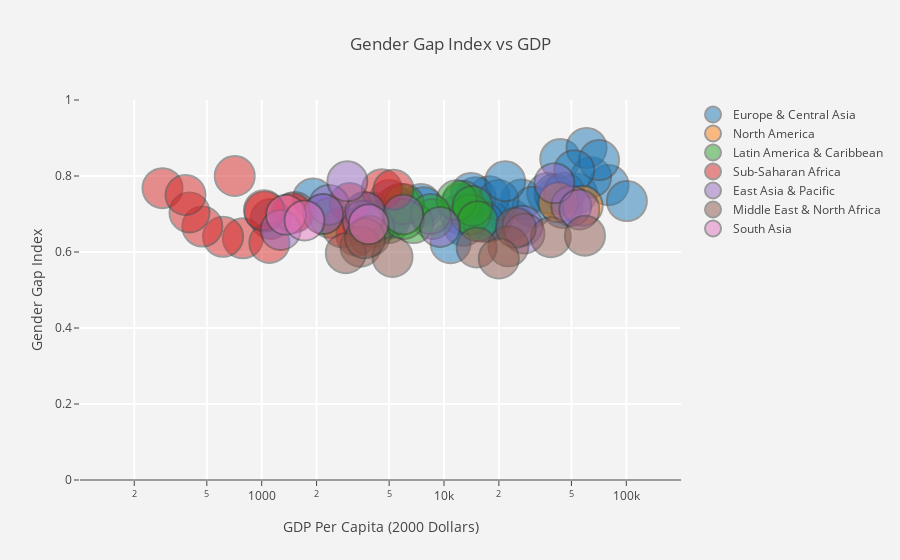

The notebook cell saved with this chart:
### Code cell
trace0 = go.Scatter(
    x=df_2016_gender['2016_GDPPerCapita'][df_2016_gender['Region'] == 'Europe & Central Asia'],
    y=df_2016_gender['2016_gendergap'][df_2016_gender['Region'] == 'Europe & Central Asia'],
    mode='markers',
    name='Europe & Central Asia',
    text=df_2016_gender['Country Name_x'][df_2016_gender['Region'] == 'Europe & Central Asia'],
    marker=dict(
        size=40,
        opacity=0.5,
        line=dict(
            width=2
        ),
        
    )
)

trace1 = go.Scatter(
    x=df_2016_gender['2016_GDPPerCapita'][df_2016_gender['Region'] == 'North America'],
    y=df_2016_gender['2016_gendergap'][df_2016_gender['Region'] == 'North America'],
    mode='markers',
    name='North America',
    text=df_2016_gender['Country Name_x'][df_2016_gender['Region'] == 'North America'],
    marker=dict(
        size=40,
        opacity=0.5,
        line=dict(
            width=2
        ),
        
    )
)

trace2 = go.Scatter(
    x=df_2016_gender['2016_GDPPerCapita'][df_2016_gender['Region'] == 'Latin America & Caribbean'],
    y=df_2016_gender['2016_gendergap'][df_2016_gender['Region'] == 'Latin America & Caribbean'],
    mode='markers',
    name='Latin America & Caribbean',
    text=df_2016_gender['Country Name_x'][df_2016_gender['Region'] == 'Latin America & Caribbean'],
    marker=dict(
        size=40,
        opacity=0.5,
        line=dict(
            width=2
        ),
        
    )
)

trace3 = go.Scatter(
    x=df_2016_gender['2016_GDPPerCapita'][df_2016_gender['Region'] == 'Sub-Saharan Africa'],
    y=df_2016_gender['2016_gendergap'][df_2016_gender['Region'] == 'Sub-Saharan Africa'],
    mode='markers',
    name='Sub-Saharan Africa',
    text=df_2016_gender['Country Name_x'][df_2016_gender['Region'] == 'Sub-Saharan Africa'],
    marker=dict(
        size=40,
        opacity=0.5,
        line=dict(
            width=2
        ),
        
    )
)

trace4 = go.Scatter(
    x=df_2016_gender['2016_GDPPerCapita'][df_2016_gender['Region'] == 'East Asia & Pacific'],
    y=df_2016_gender['2016_gendergap'][df_2016_gender['Region'] == 'East Asia & Pacific'],
    mode='markers',
    name='East Asia & Pacific',
    text=df_2016_gender['Country Name_x'][df_2016_gender['Region'] == 'East Asia & Pacific'],
    marker=dict(
        size=40,
        opacity=0.5,
        line=dict(
            width=2
        ),
        
    )
)
trace5 = go.Scatter(
    x=df_2016_gender['2016_GDPPerCapita'][df_2016_gender['Region'] == 'Middle East & North Africa'],
    y=df_2016_gender['2016_gendergap'][df_2016_gender['Region'] == 'Middle East & North Africa'],
    mode='markers',
    name='Middle East & North Africa',
    text=df_2016_gender['Country Name_x'][df_2016_gender['Region'] == 'Middle East & North Africa'],
    marker=dict(
        size=40,
        opacity=0.5,
        line=dict(
            width=2
        ),
        
    )
)
trace6 = go.Scatter(
    x=df_2016_gender['2016_GDPPerCapita'][df_2016_gender['Region'] == 'South Asia'],
    y=df_2016_gender['2016_gendergap'][df_2016_gender['Region'] == 'South Asia'],
    mode='markers',
    name='South Asia',
    text=df_2016_gender['Country Name_x'][df_2016_gender['Region'] == 'South Asia'],
    marker=dict(
        size=40,
        opacity=0.5,
        line=dict(
            width=2
        ),
        
    )
)



data=[trace0,trace1,trace2,trace3,trace4,trace5,trace6]
# range=[2.003297660701705, 5.191505530708712],
#         type='log'
layout = go.Layout(
    title='Gender Gap Index vs GDP',
    xaxis=dict(
        title='GDP Per Capita (2000 Dollars)',
        gridcolor='rgb(255, 255, 255)',
        range=[2.003297660701705, 5.3],
        type='log',
        zerolinewidth=1,
        ticklen=5,
        gridwidth=2,
    ),
    yaxis=dict(
        title='Gender Gap Index',
        gridcolor='rgb(255, 255, 255)',
        range=[0,1],
        zerolinewidth=1,
        ticklen=5,
        gridwidth=2,
    ),
    paper_bgcolor='rgb(243, 243, 243)',
    plot_bgcolor='rgb(243, 243, 243)',
)
fig=go.Figure(data=data,layout=layout)
py.offline.iplot(fig)

### Figure 1 — Plotly figure (JSON) as saved in the notebook; plotly's stock layout.template omitted (floating-point values rounded to 4 significant figures)
{"data": [{"marker": {"line": {"width": 2}, "opacity": 0.5, "size": 40}, "mode": "markers", "name": "Europe & Central Asia", "text": ["Albania", "Armenia", "Austria", "Azerbaijan", "Belgium", "Bulgaria", "Bosnia and Herzegovina", "Belarus", "Switzerland", "Cyprus", "Czech Republic", "Denmark", "Spain", "Estonia", "Finland", "France", "United Kingdom", "Georgia", "Greece", "Croatia", "Hungary", "Ireland", "Iceland", "Italy", "Kazakhstan", "Kyrgyz Republic", "Lithuania", "Luxembourg", "Latvia", "Moldova", "Macedonia, FYR", "Netherlands", "Norway", "Poland", "Portugal", "Serbia", "Slovak Republic", "Slovenia", "Sweden", "Turkey", "Ukraine"], "type": "scatter", "uid": "4ff4f18b-b642-4cf1-9239-9c419ddc322d", "x": [4132.0, 3606.0, 44730.0, 3881.0, 41260.0, 7469.0, 4809.0, 5023.0, 79870.0, 23540.0, 18480.0, 53580.0, 26620.0, 17740.0, 43430.0, 36870.0, 40410.0, 3866.0, 17880.0, 12300.0, 12820.0, 64100.0, 60530.0, 30670.0, 7715.0, 1121.0, 14910.0, 100700.0, 14070.0, 1913.0, 5163.0, 45640.0, 70890.0, 12420.0, 19870.0, 5426.0, 16530.0, 21650.0, 51840.0, 10860.0, 2186.0], "y": [0.704, 0.669, 0.716, 0.684, 0.745, 0.726, 0.685, 0.737, 0.776, 0.684, 0.69, 0.754, 0.738, 0.747, 0.845, 0.755, 0.752, 0.681, 0.68, 0.7, 0.669, 0.797, 0.874, 0.719, 0.718, 0.687, 0.744, 0.734, 0.755, 0.741, 0.696, 0.756, 0.842, 0.727, 0.737, 0.72, 0.679, 0.786, 0.815, 0.623, 0.7]}, {"marker": {"line": {"width": 2}, "opacity": 0.5, "size": 40}, "mode": "markers", "name": "North America", "text": ["Canada", "United States"], "type": "scatter", "uid": "9e29ce06-f2ab-4579-a873-b08f0d7a865d", "x": [42350.0, 57590.0], "y": [0.731, 0.722]}, {"marker": {"line": {"width": 2}, "opacity": 0.5, "size": 40}, "mode": "markers", "name": "Latin America & Caribbean", "text": ["Argentina", "Belize", "Brazil", "Chile", "Colombia", "Costa Rica", "Dominican Republic", "Ecuador", "Guatemala", "Honduras", "Mexico", "Panama", "Peru", "El Salvador", "Uruguay"], "type": "scatter", "uid": "01a55022-2f65-4920-9938-6c38714dbf5e", "x": [12650.0, 4960.0, 8639.0, 13960.0, 5757.0, 11730.0, 6794.0, 6019.0, 4141.0, 2375.0, 8444.0, 14330.0, 6031.0, 3769.0, 15300.0], "y": [0.735, 0.676, 0.687, 0.699, 0.727, 0.736, 0.676, 0.726, 0.666, 0.69, 0.7, 0.721, 0.687, 0.702, 0.681]}, {"marker": {"line": {"width": 2}, "opacity": 0.5, "size": 40}, "mode": "markers", "name": "Sub-Saharan Africa", "text": ["Angola", "Burundi", "Benin", "Burkina Faso", "Cabo Verde", "Ghana", "Gambia, The", "Kenya", "Lesotho", "Madagascar", "Mozambique", "Mauritania", "Namibia", "Rwanda", "Swaziland", "South Africa", "Zimbabwe"], "type": "scatter", "uid": "af6d8ebd-1e85-4590-b7a8-753d71467e5b", "x": [3309.0, 285.7, 788.5, 614.0, 3038.0, 1517.0, 472.3, 1463.0, 1040.0, 401.7, 382.1, 1102.0, 4561.0, 711.2, 2770.0, 5280.0, 1029.0], "y": [0.643, 0.768, 0.636, 0.64, 0.729, 0.705, 0.667, 0.702, 0.706, 0.704, 0.75, 0.624, 0.765, 0.8, 0.665, 0.764, 0.71]}, {"marker": {"line": {"width": 2}, "opacity": 0.5, "size": 40}, "mode": "markers", "name": "East Asia & Pacific", "text": ["Australia", "Brunei Darussalam", "Indonesia", "Cambodia", "Korea, Rep.", "Lao PDR", "Mongolia", "Malaysia", "New Zealand", "Philippines", "Singapore", "Thailand", "Vietnam"], "type": "scatter", "uid": "b7ab4e2f-a295-47e9-9043-a3ffea3a7c4d", "x": [49900.0, 26940.0, 3570.0, 1270.0, 27610.0, 2339.0, 3694.0, 9508.0, 40330.0, 2951.0, 55240.0, 5979.0, 2171.0], "y": [0.721, 0.669, 0.682, 0.658, 0.649, 0.724, 0.705, 0.666, 0.781, 0.786, 0.712, 0.699, 0.7]}, {"marker": {"line": {"width": 2}, "opacity": 0.5, "size": 40}, "mode": "markers", "name": "Middle East & North Africa", "text": ["United Arab Emirates", "Bahrain", "Algeria", "Egypt, Arab Rep.", "Iran, Islamic Rep.", "Morocco", "Malta", "Oman", "Qatar", "Saudi Arabia", "Tunisia"], "type": "scatter", "uid": "5e0ec26d-b37d-4441-b624-b4c45c224159", "x": [38520.0, 22560.0, 3917.0, 3479.0, 5219.0, 2893.0, 24770.0, 15100.0, 59320.0, 19980.0, 3689.0], "y": [0.639, 0.615, 0.642, 0.614, 0.587, 0.597, 0.664, 0.612, 0.643, 0.583, 0.636]}, {"marker": {"line": {"width": 2}, "opacity": 0.5, "size": 40}, "mode": "markers", "name": "South Asia", "text": ["Bangladesh", "India", "Sri Lanka"], "type": "scatter", "uid": "d78c33cd-c105-48ab-b90c-ebd86092ffe4", "x": [1359.0, 1717.0, 3857.0], "y": [0.698, 0.683, 0.673]}], "layout": {"paper_bgcolor": "rgb(243, 243, 243)", "plot_bgcolor": "rgb(243, 243, 243)", "title": "Gender Gap Index vs GDP", "xaxis": {"gridcolor": "rgb(255, 255, 255)", "gridwidth": 2, "range": [2.003, 5.3], "ticklen": 5, "title": "GDP Per Capita (2000 Dollars)", "type": "log", "zerolinewidth": 1}, "yaxis": {"gridcolor": "rgb(255, 255, 255)", "gridwidth": 2, "range": [0, 1], "ticklen": 5, "title": "Gender Gap Index", "zerolinewidth": 1}}}
